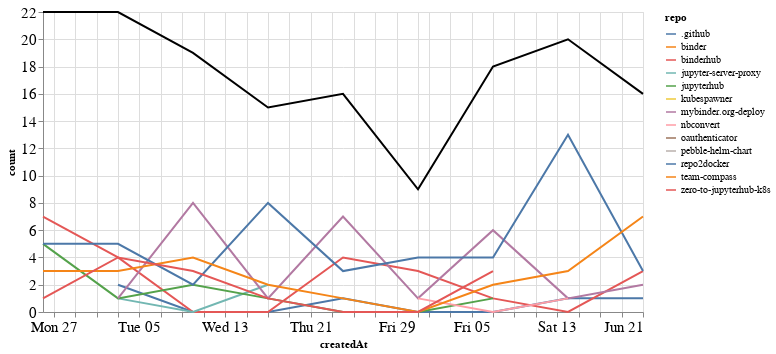

This figure's notebook cell:
### Markdown cell above
## Comments

### Code cell
comments_time = comments.groupby('repo').resample('W', on='createdAt').count()['author'].reset_index()
comments_time = comments_time.rename(columns={'author': 'count'})
comments_time_total = comments_time.groupby('createdAt').agg({"count": "sum"}).reset_index()
ch1 = alt.Chart(comments_time, width=600).mark_line().encode(
    x='createdAt',
    y='count',
    color='repo',
    tooltip="repo"
)

ch2 = alt.Chart(comments_time_total, width=600).mark_line(color="black").encode(
    x='createdAt',
    y='count',
)

ch1 + ch2

### Figure 1 — Vega-Lite specification as saved in the notebook (floating-point values rounded to 4 significant figures)
{"config": {"axisLeft": {"labelFontSize": 15}, "axisBottom": {"labelFontSize": 15}}, "layer": [{"data": {"name": "data-4ebfe1d5b2a3eb485e792bee707c5fd2"}, "mark": "line", "encoding": {"color": {"type": "nominal", "field": "repo"}, "tooltip": {"type": "nominal", "field": "repo"}, "x": {"type": "temporal", "field": "createdAt"}, "y": {"type": "quantitative", "field": "count"}}, "width": 600}, {"data": {"name": "data-7615f1481211d6262ab883644685a854"}, "mark": {"type": "line", "color": "black"}, "encoding": {"x": {"type": "temporal", "field": "createdAt"}, "y": {"type": "quantitative", "field": "count"}}, "width": 600}], "$schema": "https://vega.github.io/schema/vega-lite/v4.8.1.json", "datasets": {"data-4ebfe1d5b2a3eb485e792bee707c5fd2": [{"repo": ".github", "createdAt": "2020-05-03T00:00:00", "count": 2}, {"repo": ".github", "createdAt": "2020-05-10T00:00:00", "count": 0}, {"repo": ".github", "createdAt": "2020-05-17T00:00:00", "count": 0}, {"repo": ".github", "createdAt": "2020-05-24T00:00:00", "count": 1}, {"repo": ".github", "createdAt": "2020-05-31T00:00:00", "count": 0}, {"repo": ".github", "createdAt": "2020-06-07T00:00:00", "count": 0}, {"repo": ".github", "createdAt": "2020-06-14T00:00:00", "count": 1}, {"repo": ".github", "createdAt": "2020-06-21T00:00:00", "count": 1}, {"repo": "binder", "createdAt": "2020-04-26T00:00:00", "count": 1}, {"repo": "binderhub", "createdAt": "2020-04-26T00:00:00", "count": 7}, {"repo": "binderhub", "createdAt": "2020-05-03T00:00:00", "count": 4}, {"repo": "binderhub", "createdAt": "2020-05-10T00:00:00", "count": 0}, {"repo": "binderhub", "createdAt": "2020-05-17T00:00:00", "count": 0}, {"repo": "binderhub", "createdAt": "2020-05-24T00:00:00", "count": 4}, {"repo": "binderhub", "createdAt": "2020-05-31T00:00:00", "count": 3}, {"repo": "binderhub", "createdAt": "2020-06-07T00:00:00", "count": 1}, {"repo": "binderhub", "createdAt": "2020-06-14T00:00:00", "count": 0}, {"repo": "binderhub", "createdAt": "2020-06-21T00:00:00", "count": 3}, {"repo": "jupyter-server-proxy", "createdAt": "2020-05-03T00:00:00", "count": 1}, {"repo": "jupyter-server-proxy", "createdAt": "2020-05-10T00:00:00", "count": 0}, {"repo": "jupyter-server-proxy", "createdAt": "2020-05-17T00:00:00", "count": 2}, {"repo": "jupyterhub", "createdAt": "2020-04-26T00:00:00", "count": 5}, {"repo": "jupyterhub", "createdAt": "2020-05-03T00:00:00", "count": 1}, {"repo": "jupyterhub", "createdAt": "2020-05-10T00:00:00", "count": 2}, {"repo": "jupyterhub", "createdAt": "2020-05-17T00:00:00", "count": 1}, {"repo": "jupyterhub", "createdAt": "2020-05-24T00:00:00", "count": 0}, {"repo": "jupyterhub", "createdAt": "2020-05-31T00:00:00", "count": 0}, {"repo": "jupyterhub", "createdAt": "2020-06-07T00:00:00", "count": 1}, {"repo": "kubespawner", "createdAt": "2020-06-14T00:00:00", "count": 1}, {"repo": "mybinder.org-deploy", "createdAt": "2020-05-03T00:00:00", "count": 1}, {"repo": "mybinder.org-deploy", "createdAt": "2020-05-10T00:00:00", "count": 8}, {"repo": "mybinder.org-deploy", "createdAt": "2020-05-17T00:00:00", "count": 1}, {"repo": "mybinder.org-deploy", "createdAt": "2020-05-24T00:00:00", "count": 7}, {"repo": "mybinder.org-deploy", "createdAt": "2020-05-31T00:00:00", "count": 1}, {"repo": "mybinder.org-deploy", "createdAt": "2020-06-07T00:00:00", "count": 6}, {"repo": "mybinder.org-deploy", "createdAt": "2020-06-14T00:00:00", "count": 1}, {"repo": "mybinder.org-deploy", "createdAt": "2020-06-21T00:00:00", "count": 2}, {"repo": "nbconvert", "createdAt": "2020-05-31T00:00:00", "count": 1}, {"repo": "nbconvert", "createdAt": "2020-06-07T00:00:00", "count": 0}, {"repo": "nbconvert", "createdAt": "2020-06-14T00:00:00", "count": 1}, {"repo": "oauthenticator", "createdAt": "2020-05-03T00:00:00", "count": 1}, {"repo": "pebble-helm-chart", "createdAt": "2020-06-07T00:00:00", "count": 1}, {"repo": "repo2docker", "createdAt": "2020-04-26T00:00:00", "count": 5}, {"repo": "repo2docker", "createdAt": "2020-05-03T00:00:00", "count": 5}, {"repo": "repo2docker", "createdAt": "2020-05-10T00:00:00", "count": 2}, {"repo": "repo2docker", "createdAt": "2020-05-17T00:00:00", "count": 8}, {"repo": "repo2docker", "createdAt": "2020-05-24T00:00:00", "count": 3}, {"repo": "repo2docker", "createdAt": "2020-05-31T00:00:00", "count": 4}, {"repo": "repo2docker", "createdAt": "2020-06-07T00:00:00", "count": 4}, {"repo": "repo2docker", "createdAt": "2020-06-14T00:00:00", "count": 13}, {"repo": "repo2docker", "createdAt": "2020-06-21T00:00:00", "count": 3}, {"repo": "team-compass", "createdAt": "2020-04-26T00:00:00", "count": 3}, {"repo": "team-compass", "createdAt": "2020-05-03T00:00:00", "count": 3}, {"repo": "team-compass", "createdAt": "2020-05-10T00:00:00", "count": 4}, {"repo": "team-compass", "createdAt": "2020-05-17T00:00:00", "count": 2}, {"repo": "team-compass", "createdAt": "2020-05-24T00:00:00", "count": 1}, {"repo": "team-compass", "createdAt": "2020-05-31T00:00:00", "count": 0}, {"repo": "team-compass", "createdAt": "2020-06-07T00:00:00", "count": 2}, {"repo": "team-compass", "createdAt": "2020-06-14T00:00:00", "count": 3}, {"repo": "team-compass", "createdAt": "2020-06-21T00:00:00", "count": 7}, {"repo": "zero-to-jupyterhub-k8s", "createdAt": "2020-04-26T00:00:00", "count": 1}, {"repo": "zero-to-jupyterhub-k8s", "createdAt": "2020-05-03T00:00:00", "count": 4}, {"repo": "zero-to-jupyterhub-k8s", "createdAt": "2020-05-10T00:00:00", "count": 3}, {"repo": "zero-to-jupyterhub-k8s", "createdAt": "2020-05-17T00:00:00", "count": 1}, {"repo": "zero-to-jupyterhub-k8s", "createdAt": "2020-05-24T00:00:00", "count": 0}, {"repo": "zero-to-jupyterhub-k8s", "createdAt": "2020-05-31T00:00:00", "count": 0}, {"repo": "zero-to-jupyterhub-k8s", "createdAt": "2020-06-07T00:00:00", "count": 3}], "data-7615f1481211d6262ab883644685a854": [{"createdAt": "2020-04-26T00:00:00", "count": 22}, {"createdAt": "2020-05-03T00:00:00", "count": 22}, {"createdAt": "2020-05-10T00:00:00", "count": 19}, {"createdAt": "2020-05-17T00:00:00", "count": 15}, {"createdAt": "2020-05-24T00:00:00", "count": 16}, {"createdAt": "2020-05-31T00:00:00", "count": 9}, {"createdAt": "2020-06-07T00:00:00", "count": 18}, {"createdAt": "2020-06-14T00:00:00", "count": 20}, {"createdAt": "2020-06-21T00:00:00", "count": 16}]}}
